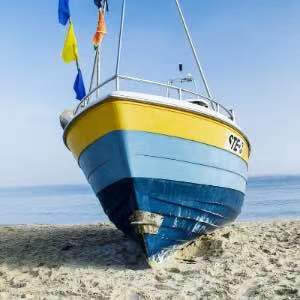
//> input picture resources/148_.jpg, 300 x 300 px
$ ./main   (built with g++ and OpenCV 4)
//> lines starting //> are read from the running program, lines starting //| are printed output that depends on the picture
//
//  main.cpp
//  Laplacian(拉普拉斯&梯度运算)
//
//  Created by wangwenjian on 2022/1/13.
//

#include <iostream>
#include <opencv2/opencv.hpp>

using namespace cv;

int main(int argc, const char * argv[]) {
    // insert code here...
    Mat src, src_gray, dst;
    int kernel_size = 3;
    int scale = 1;
    int delta = 0;
    int ddepth = CV_16S;
    const char *window_name = "Laplace Demo";
    String imageName("148_.jpg");
    if (argc > 1) {
        imageName = argv[1];
    }
    src = imread(imageName, IMREAD_COLOR);
//> src is the input picture: 300 rows x 300 cols, CV_8UC3; mean B, G, R 180.5, 167.9, 147.4
    if (src.empty()) {
        return -1;
    }
    GaussianBlur(src, src, Size(3,3), 0, 0, BORDER_DEFAULT);
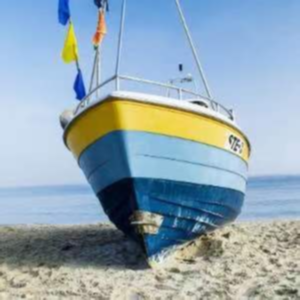
//> src: 300 rows x 300 cols, CV_8UC3; mean B, G, R 180.6, 168, 147.5
    cvtColor(src, src_gray, COLOR_BGR2GRAY);
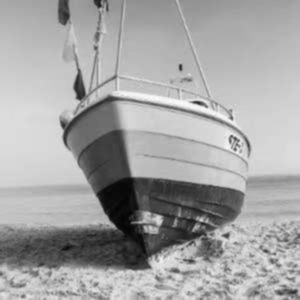
//> src_gray: 300 rows x 300 cols, CV_8UC1; min 4, max 251, mean 163.3
    Mat abs_dst;
    Laplacian(src_gray, dst, ddepth, kernel_size, scale, delta, BORDER_DEFAULT);
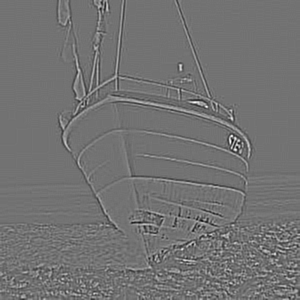
//> dst: 300 rows x 300 cols, CV_16SC1; min -382, max 466, mean 0; drawn with min black and max white
    convertScaleAbs(dst, abs_dst);
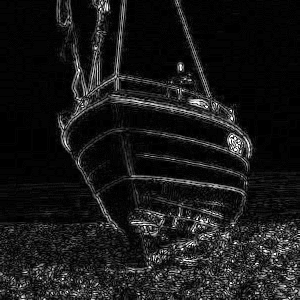
//> abs_dst: 300 rows x 300 cols, CV_8UC1; min 0, max 255, mean 24.8
    imshow(window_name, abs_dst);
    waitKey(0);
    return 0;
}

$ run again, with resources/146_.jpg copied over resources/148_.jpg
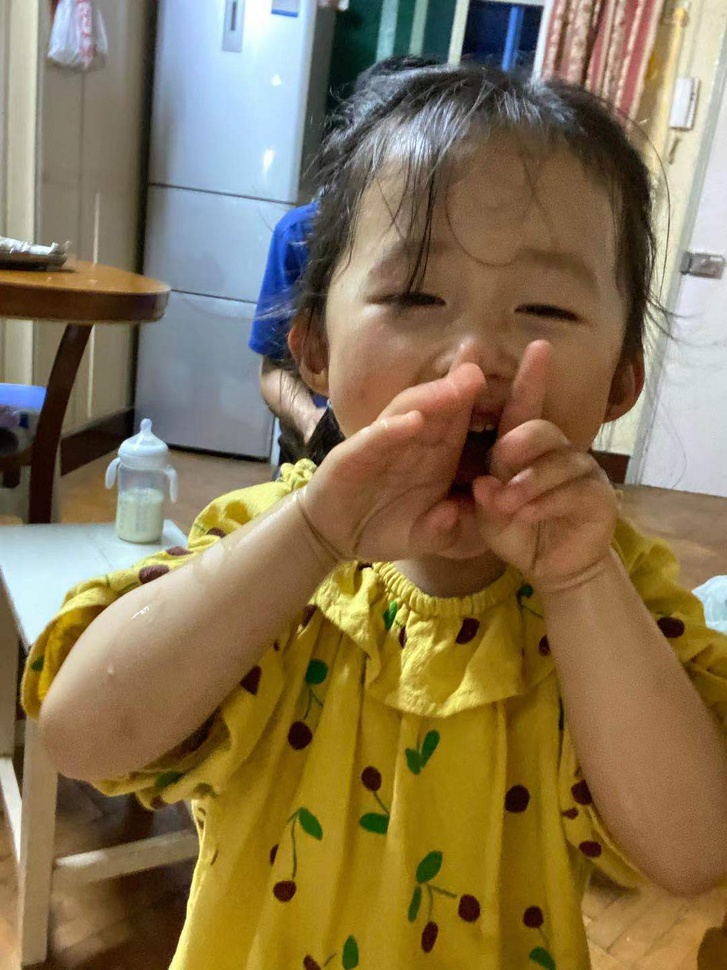
//> input picture resources/146_.jpg, 727 x 970 px, shrunk from 1080 x 1440 before the run
//> src is the input picture: 970 rows x 727 cols, CV_8UC3; mean B, G, R 83.3, 116.8, 135.1
//> `Laplacian(src_gray, dst, ddepth, kernel_size, scale, delta, BORDER_DEF..`:
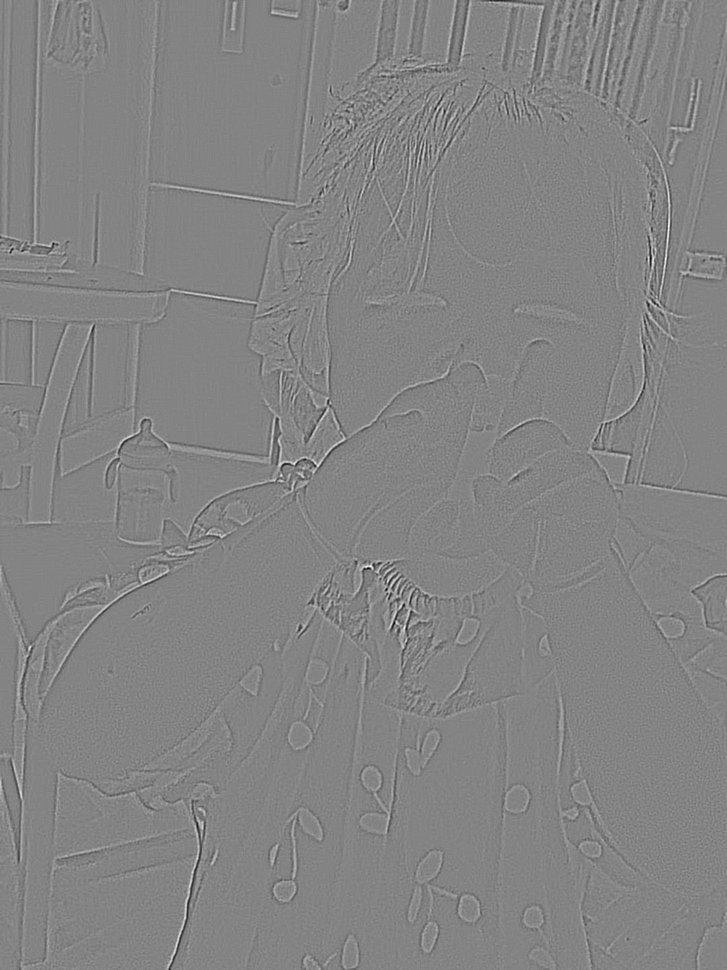
//> dst: 970 rows x 727 cols, CV_16SC1; min -310, max 290, mean 0; drawn with min black and max white
//> `convertScaleAbs(dst, abs_dst);`:
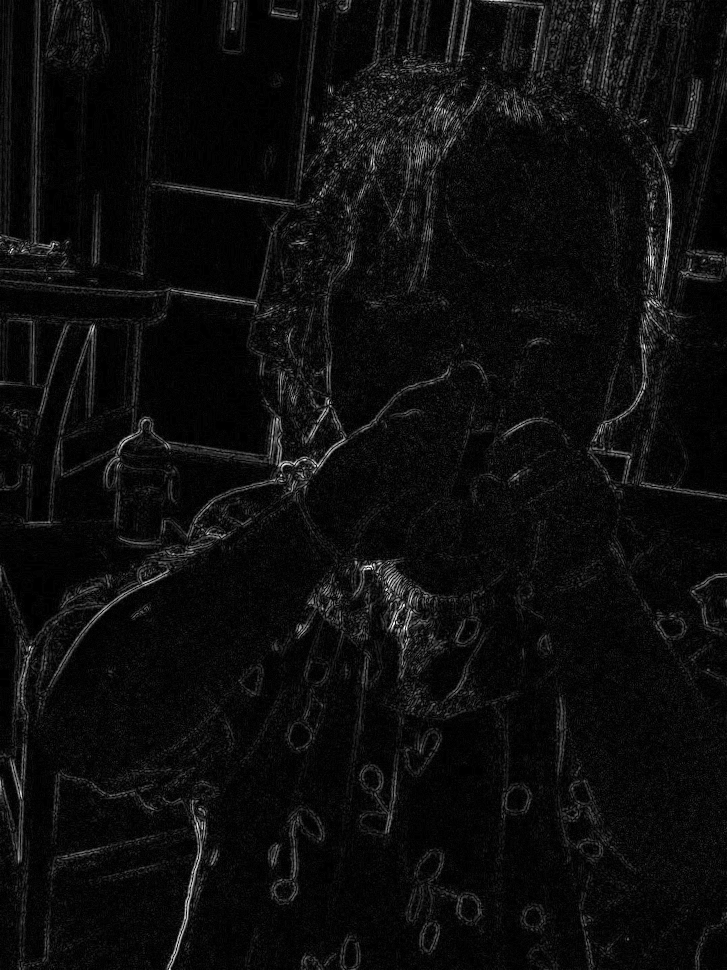
//> abs_dst: 970 rows x 727 cols, CV_8UC1; min 0, max 255, mean 13.1
